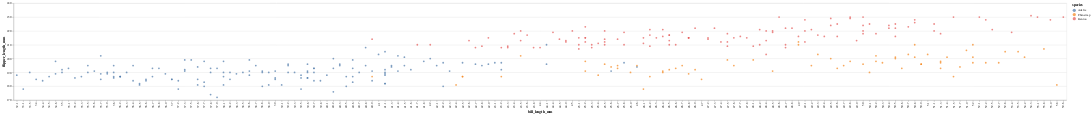

The cell this chart's notebook holds for it:
### Markdown cell above
* What happens if you try to use the "Ordinal" encoding type for the x-axis?  (Get rid of the `scale` part for this.)

Notice how different this looks.  Also notice how the gap between 34 and 34.4 is the same as the gap between 36.6 and 36.7.  By using the Ordinal data type, `":O"`, we are telling Altair to treat these as distinct categories, and that the numerical difference between the values is not important.

This chart definitely looks worse than with the default Quantitative encoding.

### Code cell
alt.Chart(df).mark_circle().encode(
    x=alt.X("bill_length_mm:O"),
    y=alt.Y("flipper_length_mm", scale=alt.Scale(domain=(170,240))),
    color="species"
)

### Figure 1 — Vega-Lite specification as saved in the notebook (floating-point values rounded to 4 significant figures; data arrays with more than 128 entries replaced by an {"elided": "..."} marker saying what was removed)
{"config": {"view": {"continuousWidth": 400, "continuousHeight": 300}}, "data": {"name": "data-a7bc2cc87e28b8bb84b0376a27fad733"}, "mark": "circle", "encoding": {"color": {"field": "species", "type": "nominal"}, "x": {"field": "bill_length_mm", "type": "ordinal"}, "y": {"field": "flipper_length_mm", "scale": {"domain": [170, 240]}, "type": "quantitative"}}, "$schema": "https://vega.github.io/schema/vega-lite/v4.17.0.json", "datasets": {"data-a7bc2cc87e28b8bb84b0376a27fad733": {"elided": "333 records"}}}
